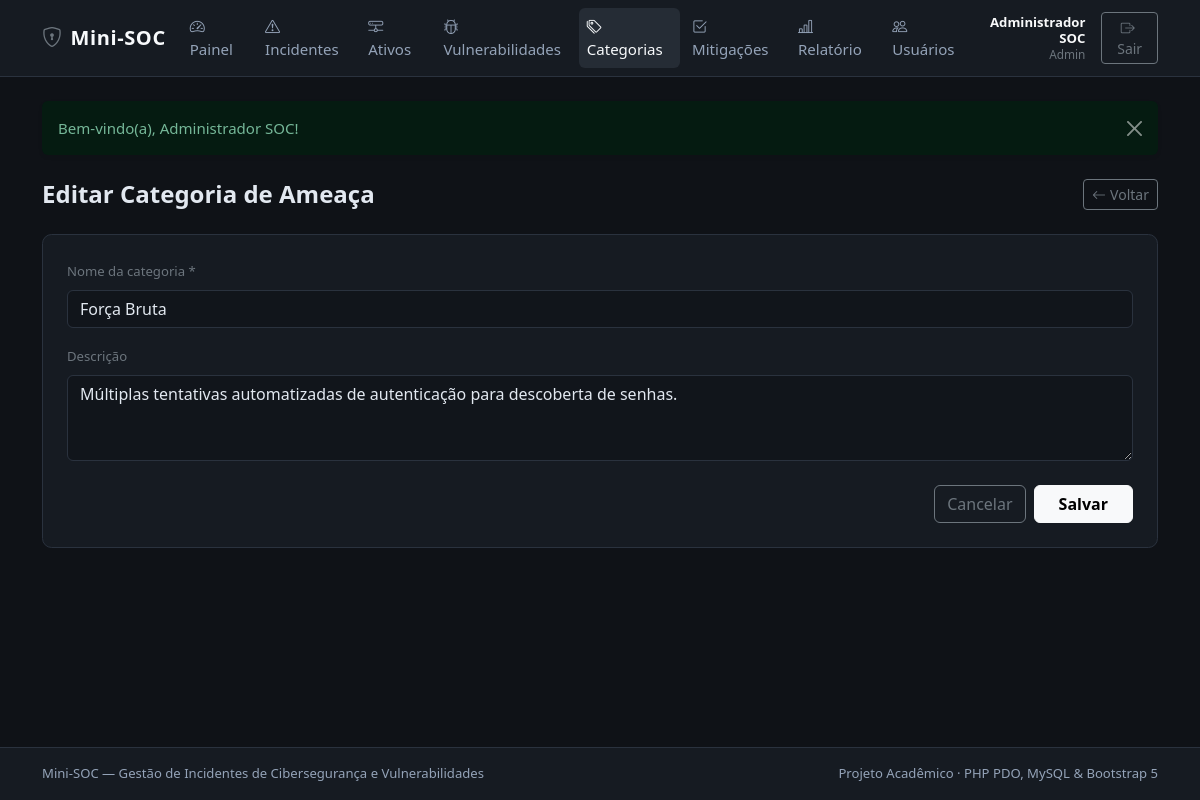
The page /modules/categorias/form.php?id=2 (signed in) on the database its author committed.
### tables this page shows
CREATE TABLE IF NOT EXISTS categorias_ameaca (
    id INT AUTO_INCREMENT PRIMARY KEY,
    nome VARCHAR(80) NOT NULL UNIQUE,
    descricao TEXT NULL
);

### modules/categorias/form.php (the view, shortened to what this page needs)
<?php
require_once __DIR__ . '/../../config/auth.php';
$pdo = conectar_banco();
$id = isset($_GET['id']) ? (int) $_GET['id'] : 0;
$editando = ($id > 0);
$dados = [
    'nome'      => '',
    'descricao' => '',
];
if ($editando) {
    $stmt = $pdo->prepare('SELECT * FROM categorias_ameaca WHERE id = :id');
    $stmt->execute([':id' => $id]);
    $registro = $stmt->fetch();
    $dados = $registro;
}
$tituloPagina = $editando ? 'Editar Categoria de Ameaça' : 'Nova Categoria de Ameaça';
require_once __DIR__ . '/../../includes/header.php';
?>
<div class="d-flex justify-content-between align-items-center mb-4">
    <h1 class="h4 fw-semibold mb-0"><?= e($tituloPagina) ?></h1>
    <a href="<?= e(base_url('modules/categorias/index.php')) ?>" class="btn btn-outline-secondary btn-sm">
        <i class="bi bi-arrow-left me-1"></i>Voltar
    </a>
</div>
<div class="card soc-card">
    <div class="card-body p-4">
        <form method="post" action="" class="row g-3">
            <div class="col-12">
                <label for="nome" class="form-label small text-secondary">Nome da categoria *</label>
                <input type="text" class="form-control" id="nome" name="nome" value="<?= e($dados['nome']) ?>" placeholder="Ex.: Phishing, Ransomware, Injeção SQL" required>
            </div>
            <div class="col-12">
                <label for="descricao" class="form-label small text-secondary">Descrição</label>
                <textarea class="form-control" id="descricao" name="descricao" rows="3"><?= e($dados['descricao']) ?></textarea>
            </div>
            <div class="col-12 d-flex justify-content-end gap-2 pt-2">
                <a href="<?= e(base_url('modules/categorias/index.php')) ?>" class="btn btn-outline-secondary">Cancelar</a>
                <button type="submit" class="btn btn-light fw-semibold px-4">Salvar</button>
            </div>
        </form>
    </div>
</div>
<?php require_once __DIR__ . '/../../includes/footer.php'; ?>

### assets/css/style.css (style rules this page uses)
:root { --soc-bg: #0f1217; --soc-surface: #161b22; --soc-surface-elevated: #1c222b; --soc-border: #2a323e; --soc-text: #e2e8f0; --soc-muted: #94a3b8; --soc-accent: #64748b; }
body { background-color: var(--soc-bg); color: var(--soc-text); min-height: 100vh; display: flex; flex-direction: column; font-size: 0.94rem; }
.soc-card { background-color: var(--soc-surface); border: 1px solid var(--soc-border); border-radius: 0.6rem; }
.form-control, .form-select { background-color: #11151b; border-color: var(--soc-border); color: var(--soc-text); }

### rows shown on the page
categorias_ameaca: nome "Força Bruta", descricao "Múltiplas tentativas automatizadas de autenticação para descoberta de senhas."

### other values the page prints
$usuario['nome'] "Administrador SOC"
$usuario['perfil'] "Admin"
$mensagem "Bem-vindo(a), Administrador SOC!"
$tituloPagina "Editar Categoria de Ameaça"
